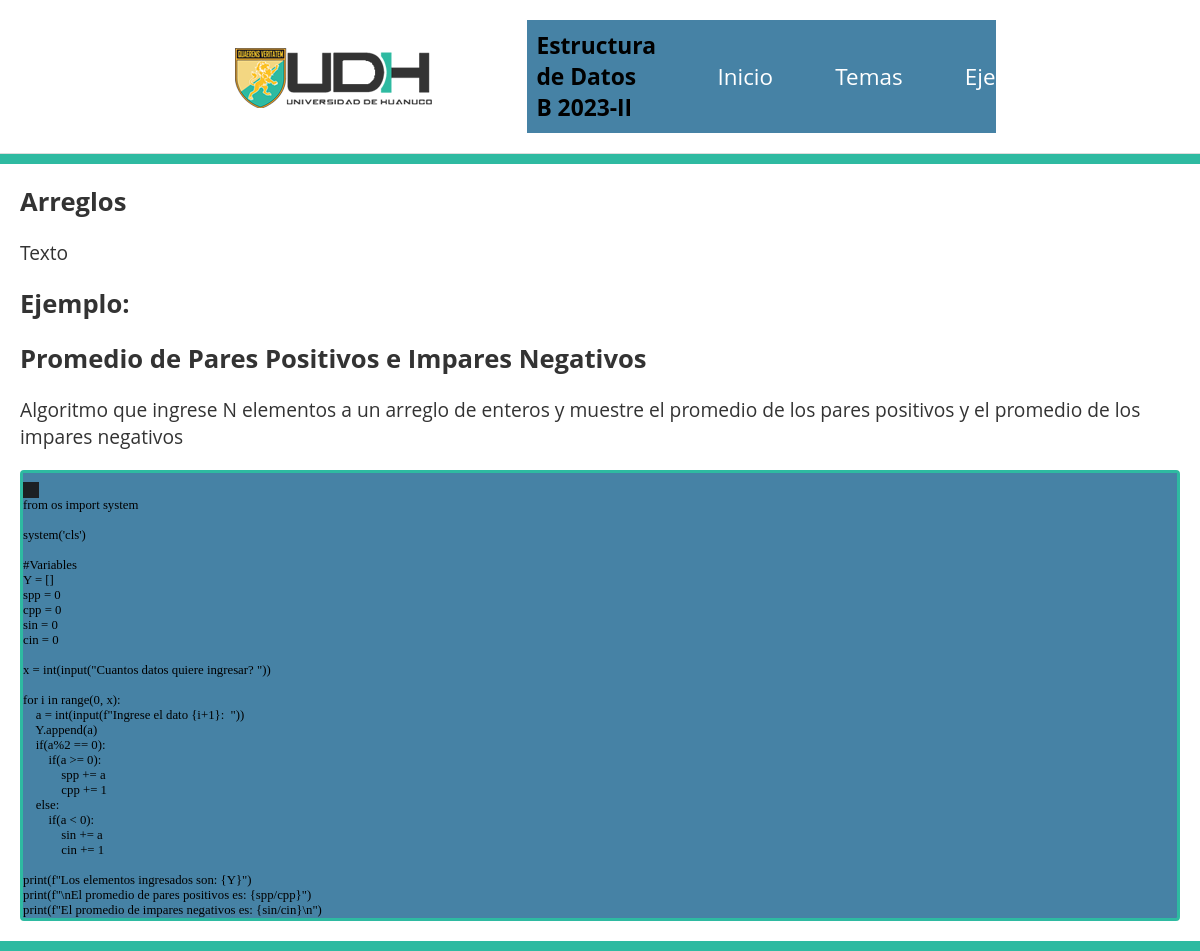
The app's page /temas/Arreglos/, older data.
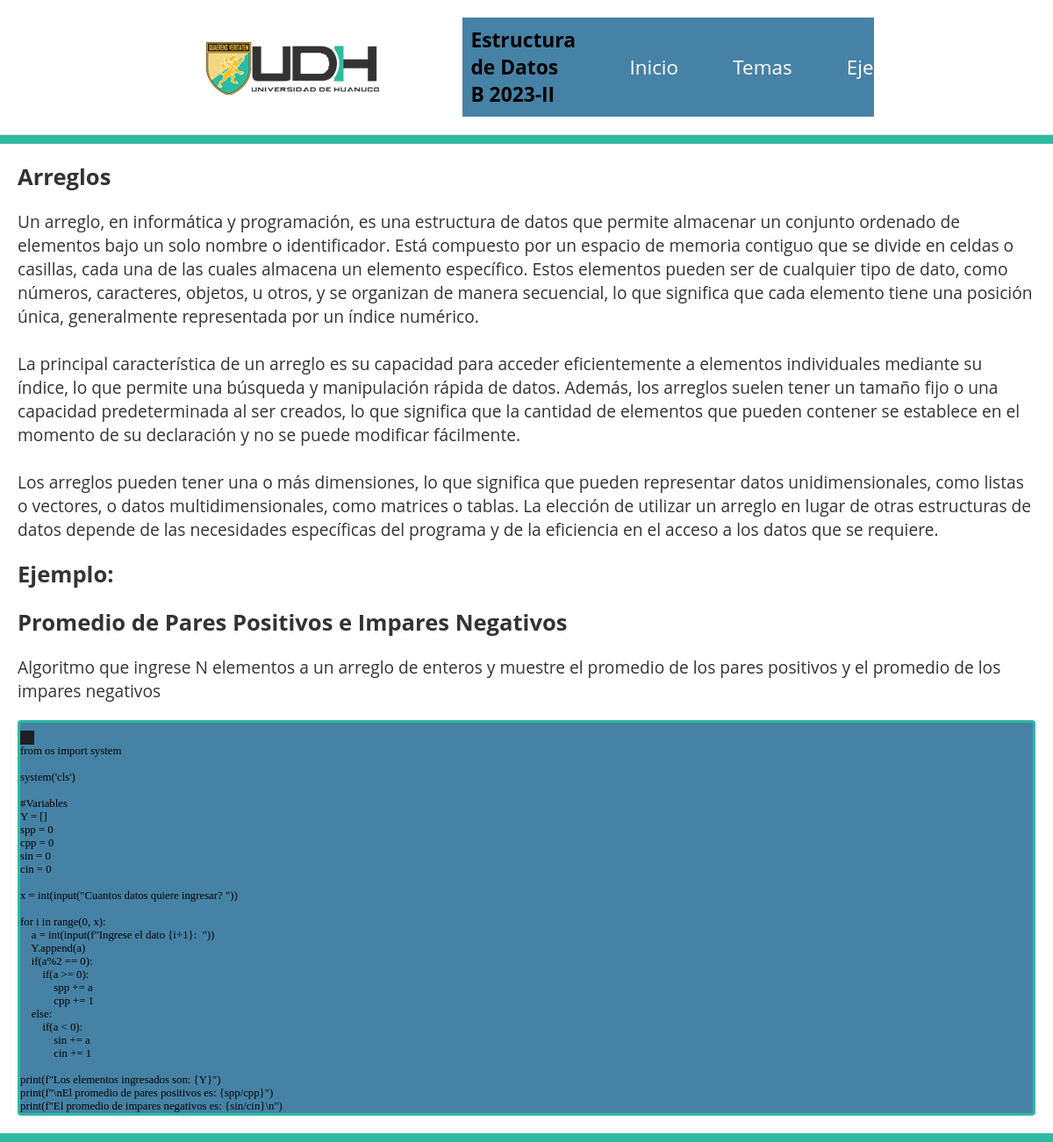
The same page, newer data.
### exercises/models.py (models this page shows, shortened)
class Categories(models.Model):
    name = models.CharField(max_length=15)
    summary = models.TextField(default='resumen')
    content = models.TextField(default='texto')

### exercises/views.py (the view)
# urls.py: path('temas/<str:category_name>/', category_detail, name='categoria'),
def category_detail(request, category_name):
    category = get_object_or_404(Categories, name=category_name)
    exercise = Exercises.objects.filter(category=category)
    random_exercise = random.choice(exercise)
    return render(request, 'category_detail.html', {'category': category, 'exercise': random_exercise})

### templates/category_detail.html (shortened to what this page needs)
{% extends 'base.html' %}
{% load static %}
{% block content %}
<h2>{{ category.name }}</h2>
<p class="themeContext">{{ category.content }}</p>
<h2>Ejemplo:</h2>
<h2>{{ exercise.title }}</h2>
<p>{{ exercise.desc }}</p>
<div class="exercise">
    <div class="snippet" id="codeSnippets">
        <div class="snippet-toggle">
            <button id="pySnippetBtn" class="active">
            </button>
            <button id="cppSnippetBtn">
            </button>
        </div>
        <pre id="pySnippet" class="active"><code class="language-python">{{ exercise.py_snippet }}</code></pre>
    </div>
</div>
{% endblock %}

Row changes from the older to the newer data that the page shows:
changed Categories "Arreglos": content "Texto" → "Un arreglo, en informática y programación, es una estructura de datos que permite almacenar un conjunto ordenado de elementos bajo un solo nombre o identificador. Está compuesto por un espacio de memoria contiguo que se divide en celdas o casillas, cada una de las cuales almacena un elemento específico. Estos elementos pueden ser de cualquier tipo de dato, como números, caracteres, objetos, u otros, y se organizan de manera secuencial, lo que significa que cada elemento tiene una posición única, generalmente representada por un índice numérico. La principal característica de un arreglo es su capacidad para acceder eficientemente a elementos individuales mediante su índice, lo que permite…"
